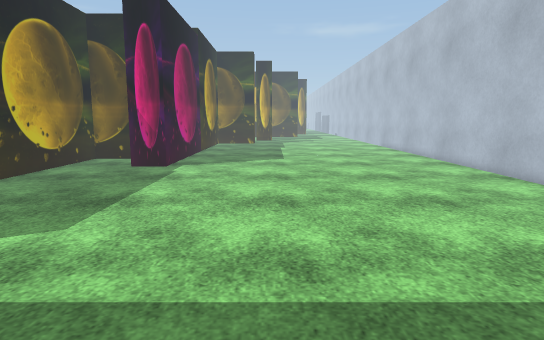
[1] (above)

20 first-person views from a walk through a Unity game level. The camera is 1.3 m above the floor, tilts 8° down and sees 75° across. The floor is counted in squares, 0.5 m on a side. Each view is taken from the middle of a square. On the plan, view 1 faces up. The plan holds only what a view shows up to about 20 squares ahead; the rest is blank. The place goes on beyond the plan. The player is left out. Some animated figures are left out. Some surface patterns are stand-ins.

[2]
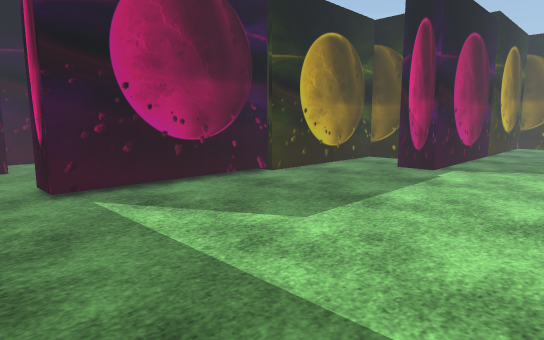

[3]
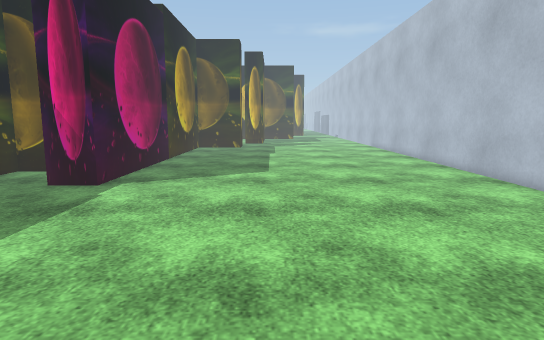

[4]
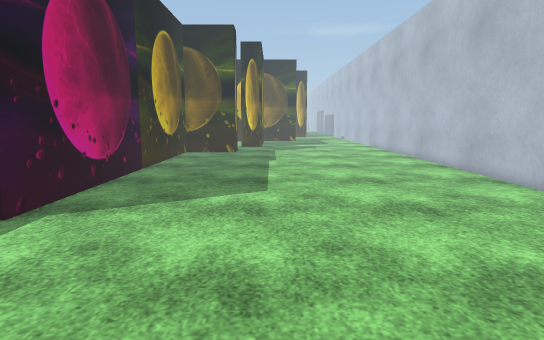

[5]
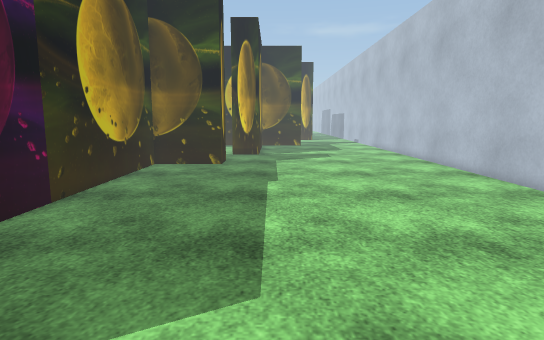

[6]
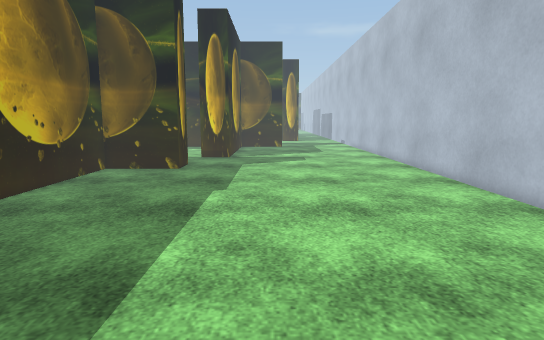

[7]
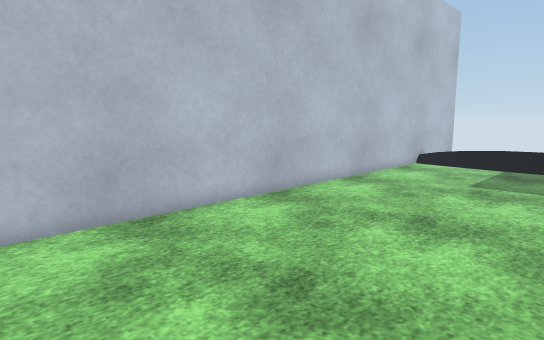

[8]
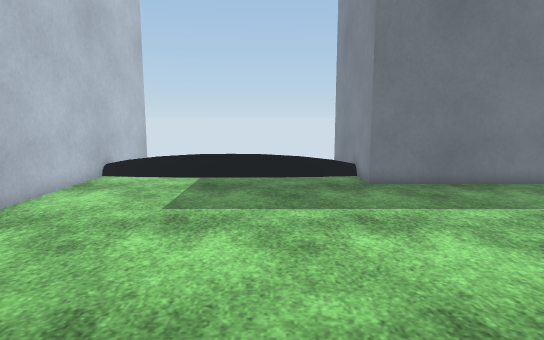

[9]
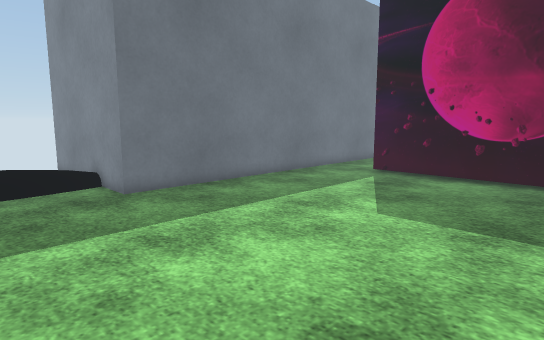

[10]
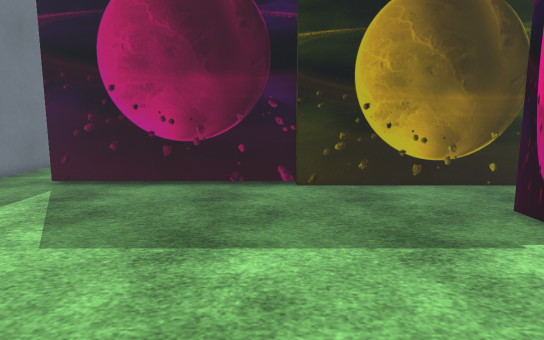

[11]
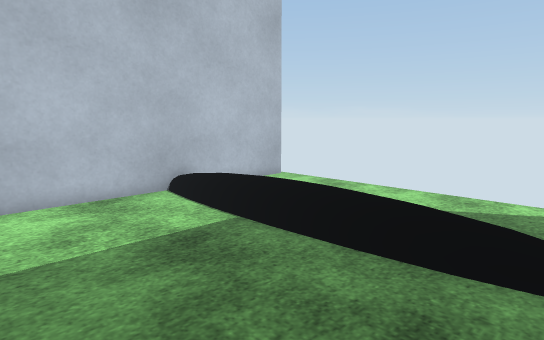

[12]
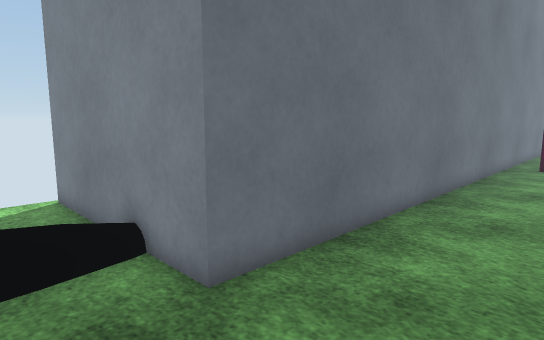

[13]
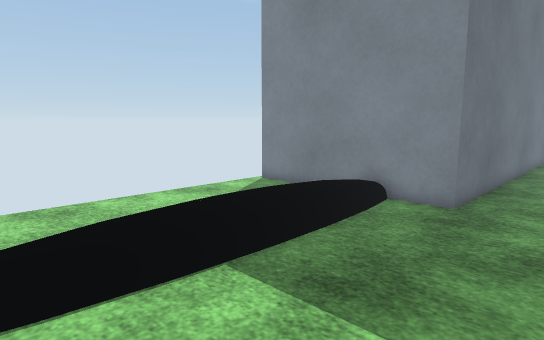

[14]
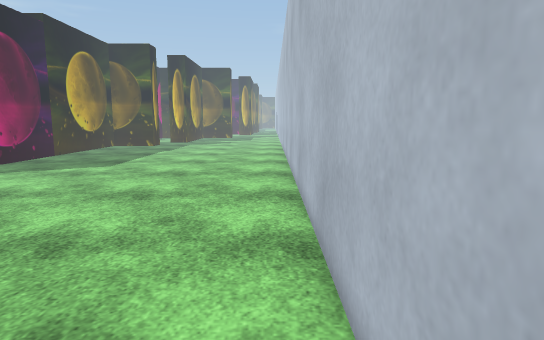

[15]
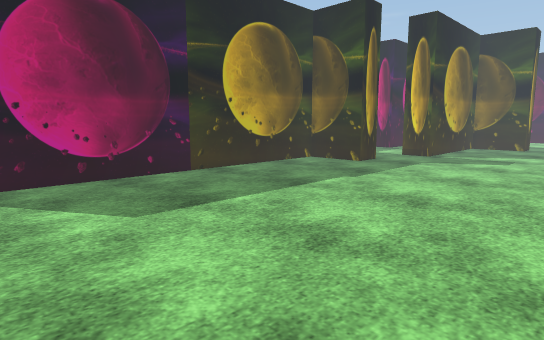

[16]
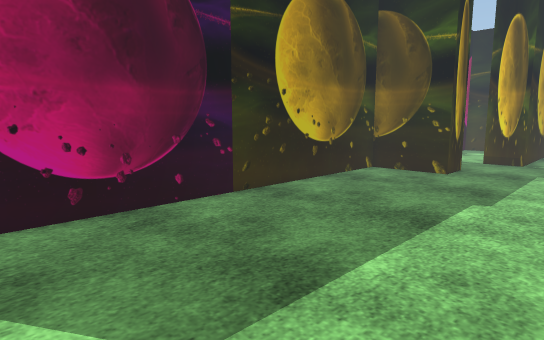

[17]
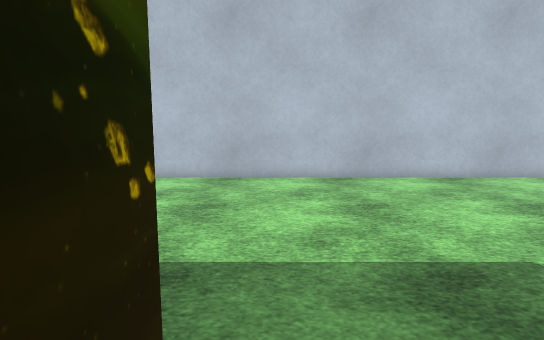

[18]
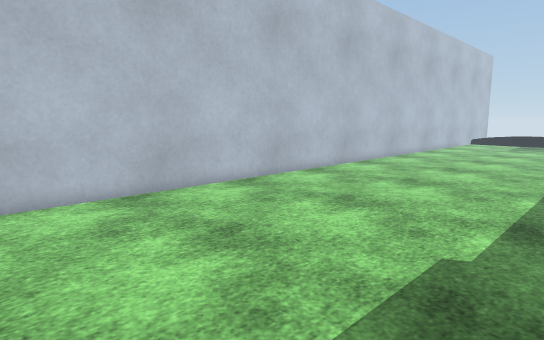

[19]
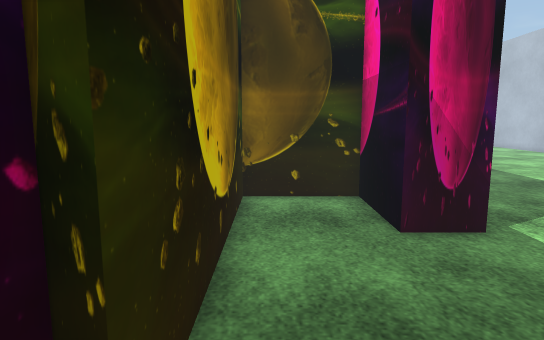

[20]
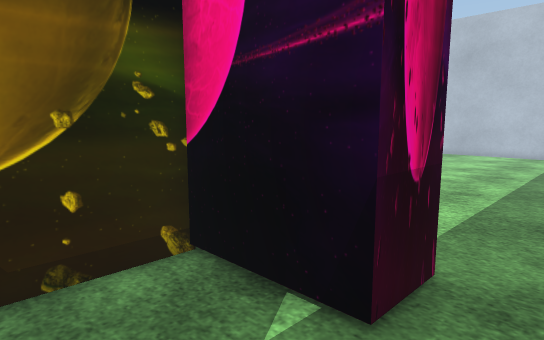

### Floor plan
Points are (right, up) in squares from view 1. A wall is a line through its corners. A room is listed if a view was taken in it or the views show most of it. See-through windows are left out.
Room 1 (views 1, 2, 3, 4, 5, 6, 7, 8, 9, 10, 11, 12, 13, 14, 15, 16, 17, 18, 19)
walls: (-12.3, 14) (-12.3, 4) (-14.3, 4); (-15.5, 0.6) (-1, 0.6) (-1, -7.8); (-2, 41.5) (-2, 40) (-6, 40) (-6, 20) (-8, 20) (-8, 24) (-12, 24) (-12, 13.9); (11, -7.8) (11, 41.5)
ways out: opening at (-15, 2.5) to room 2
Room 2 (view 20)
walls: (-14.3, 4) (-14.3, 8) (-17.4, 8); (-18.5, 0.6) (-15.5, 0.6)
ways out: opening at (-15, 2.5) to room 1

Positions as (right, up) in squares from view 1, and headings:
1: (0, 0), facing up
2: (1, 1), facing up-left
3: (1, 6), facing up
4: (1, 11), facing up
5: (1, 19), facing up
6: (3, 21), facing up
7: (2, 20), facing down-right
8: (3, 15), facing down
9: (4, 13), facing down-left
10: (2, 13), facing left
11: (-1, 5), facing down-right
12: (2, 5), facing down-left
13: (10, 4), facing down-left
14: (10, 4), facing up
15: (10, 20), facing up-left
16: (4, 22), facing up-left
17: (-5, 39), facing right
18: (-1, 41), facing down-right
19: (-11, 12), facing up
20: (-18, 2), facing up-right
